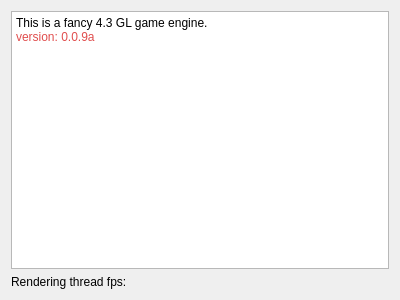
<?xml version="1.0" encoding="UTF-8"?>
<ui version="4.0">
 <class>About</class>
 <widget class="QDialog" name="About">
  <property name="geometry">
   <rect>
    <x>0</x>
    <y>0</y>
    <width>400</width>
    <height>300</height>
   </rect>
  </property>
  <property name="windowTitle">
   <string>About</string>
  </property>
  <layout class="QVBoxLayout" name="verticalLayout_2">
   <item>
    <layout class="QVBoxLayout" name="verticalLayout">
     <item>
      <widget class="QTextBrowser" name="textBrowser">
       <property name="html">
        <string>&lt;!DOCTYPE HTML PUBLIC &quot;-//W3C//DTD HTML 4.0//EN&quot; &quot;http://www.w3.org/TR/REC-html40/strict.dtd&quot;&gt;
&lt;html&gt;&lt;head&gt;&lt;meta name=&quot;qrichtext&quot; content=&quot;1&quot; /&gt;&lt;style type=&quot;text/css&quot;&gt;
p, li { white-space: pre-wrap; }
&lt;/style&gt;&lt;/head&gt;&lt;body style=&quot; font-family:'Noto Sans'; font-size:9pt; font-weight:400; font-style:normal;&quot;&gt;
&lt;p style=&quot; margin-top:0px; margin-bottom:0px; margin-left:0px; margin-right:0px; -qt-block-indent:0; text-indent:0px;&quot;&gt;This is a fancy 4.3 GL game engine.&lt;/p&gt;
&lt;p style=&quot; margin-top:0px; margin-bottom:0px; margin-left:0px; margin-right:0px; -qt-block-indent:0; text-indent:0px;&quot;&gt;&lt;span style=&quot; color:#e04d4d;&quot;&gt;version: 0.0.9a&lt;/span&gt;&lt;/p&gt;&lt;/body&gt;&lt;/html&gt;</string>
       </property>
      </widget>
     </item>
     <item>
      <widget class="QLabel" name="label">
       <property name="text">
        <string>Rendering thread fps:</string>
       </property>
      </widget>
     </item>
    </layout>
   </item>
  </layout>
 </widget>
 <resources/>
 <connections/>
</ui>
